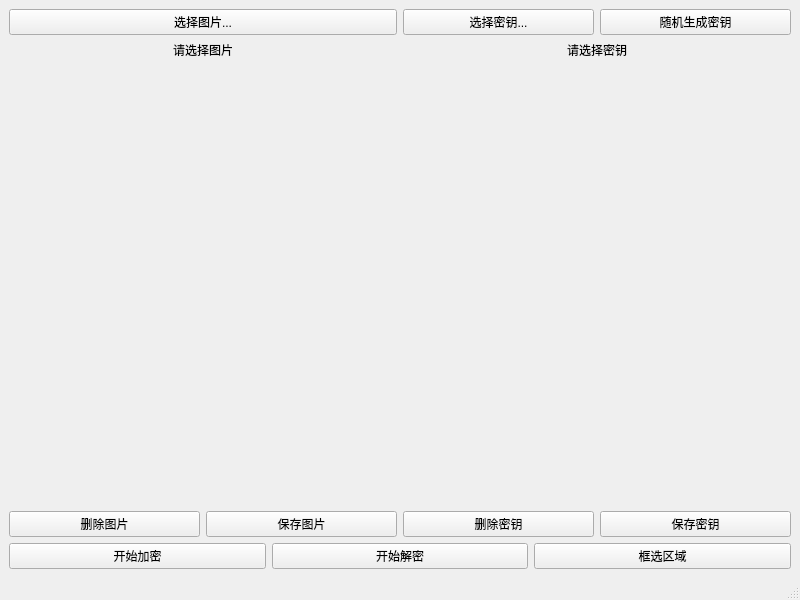
<?xml version="1.0" encoding="UTF-8"?>
<ui version="4.0">
 <class>MainWindow</class>
 <widget class="QMainWindow" name="MainWindow">
  <property name="geometry">
   <rect>
    <x>0</x>
    <y>0</y>
    <width>800</width>
    <height>600</height>
   </rect>
  </property>
  <property name="windowTitle">
   <string>MainWindow</string>
  </property>
  <widget class="QWidget" name="centralwidget">
   <layout class="QVBoxLayout" name="verticalLayout_3">
    <item>
     <layout class="QHBoxLayout" name="horizontalLayoutTop">
      <item>
       <layout class="QVBoxLayout" name="verticalLayoutTopLeft">
        <item>
         <widget class="QPushButton" name="pushButtonChoseImg">
          <property name="text">
           <string>选择图片...</string>
          </property>
         </widget>
        </item>
        <item>
         <widget class="QLabel" name="labelChoseImg">
          <property name="text">
           <string>请选择图片</string>
          </property>
          <property name="alignment">
           <set>Qt::AlignmentFlag::AlignCenter</set>
          </property>
         </widget>
        </item>
        <item>
         <spacer name="verticalSpacer">
          <property name="orientation">
           <enum>Qt::Orientation::Vertical</enum>
          </property>
          <property name="sizeHint" stdset="0">
           <size>
            <width>20</width>
            <height>40</height>
           </size>
          </property>
         </spacer>
        </item>
        <item>
         <layout class="QHBoxLayout" name="horizontalLayout">
          <item>
           <widget class="QPushButton" name="pushButtonDeleteImg">
            <property name="text">
             <string>删除图片</string>
            </property>
           </widget>
          </item>
          <item>
           <widget class="QPushButton" name="pushButtonSave">
            <property name="text">
             <string>保存图片</string>
            </property>
           </widget>
          </item>
         </layout>
        </item>
       </layout>
      </item>
      <item>
       <layout class="QVBoxLayout" name="verticalLayoutTopRight">
        <item>
         <layout class="QHBoxLayout" name="horizontalLayoutTopRight">
          <item>
           <widget class="QPushButton" name="pushButtonChoseKey">
            <property name="text">
             <string>选择密钥...</string>
            </property>
           </widget>
          </item>
          <item>
           <widget class="QPushButton" name="pushButtonRandomKey">
            <property name="text">
             <string>随机生成密钥</string>
            </property>
           </widget>
          </item>
         </layout>
        </item>
        <item>
         <widget class="QLabel" name="labelChoseKey">
          <property name="text">
           <string>请选择密钥</string>
          </property>
          <property name="alignment">
           <set>Qt::AlignmentFlag::AlignCenter</set>
          </property>
         </widget>
        </item>
        <item>
         <spacer name="verticalSpacer_2">
          <property name="orientation">
           <enum>Qt::Orientation::Vertical</enum>
          </property>
          <property name="sizeHint" stdset="0">
           <size>
            <width>20</width>
            <height>40</height>
           </size>
          </property>
         </spacer>
        </item>
        <item>
         <layout class="QHBoxLayout" name="horizontalLayout_2">
          <item>
           <widget class="QPushButton" name="pushButtonDeleteKey">
            <property name="text">
             <string>删除密钥</string>
            </property>
           </widget>
          </item>
          <item>
           <widget class="QPushButton" name="pushButtonSaveKey">
            <property name="text">
             <string>保存密钥</string>
            </property>
           </widget>
          </item>
         </layout>
        </item>
       </layout>
      </item>
     </layout>
    </item>
    <item>
     <layout class="QHBoxLayout" name="horizontalLayoutBelow">
      <item>
       <widget class="QPushButton" name="pushButtonEncrypt">
        <property name="text">
         <string>开始加密</string>
        </property>
       </widget>
      </item>
      <item>
       <widget class="QPushButton" name="pushButtonDecrypt">
        <property name="text">
         <string>开始解密</string>
        </property>
       </widget>
      </item>
      <item>
       <widget class="QPushButton" name="pushButtonROI">
        <property name="text">
         <string>框选区域</string>
        </property>
       </widget>
      </item>
     </layout>
    </item>
   </layout>
  </widget>
  <widget class="QMenuBar" name="menubar">
   <property name="geometry">
    <rect>
     <x>0</x>
     <y>0</y>
     <width>800</width>
     <height>33</height>
    </rect>
   </property>
  </widget>
  <widget class="QStatusBar" name="statusbar"/>
 </widget>
 <resources/>
 <connections/>
</ui>
